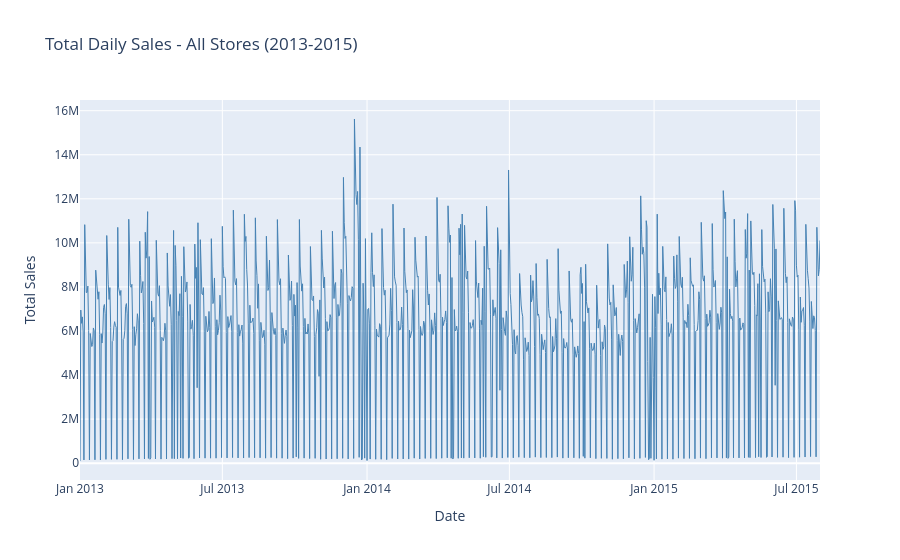

Notebook source saved alongside this figure:
### Code cell


### Figure 1 — Plotly figure (JSON) as saved in the notebook; plotly's stock layout.template omitted (floating-point values rounded to 4 significant figures; data arrays with more than 128 entries replaced by an {"elided": "..."} marker saying what was removed)
{"data": [{"hovertemplate": "Date=%{x}<br>Total Sales=%{y}<extra></extra>", "legendgroup": "", "line": {"color": "steelblue", "dash": "solid", "width": 1}, "marker": {"symbol": "circle"}, "mode": "lines", "name": "", "orientation": "v", "showlegend": false, "type": "scatter", "x": {"elided": "942 str values"}, "xaxis": "x", "y": {"elided": "942 int values"}, "yaxis": "y"}], "layout": {"hovermode": "x unified", "legend": {"tracegroupgap": 0}, "title": {"text": "Total Daily Sales - All Stores (2013-2015)"}, "xaxis": {"anchor": "y", "domain": [0, 1], "title": {"text": "Date"}}, "yaxis": {"anchor": "x", "domain": [0, 1], "title": {"text": "Total Sales"}}}}
